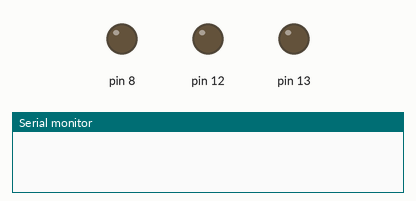
This sketch was run on a simulated Arduino Uno, built with avr-gcc and run on an emulated ATmega328P. Parts: output pins drawn as LEDs (lit = HIGH), the last lines printed to the serial monitor.

Above: at 0.1 s.
At 3.01 s:
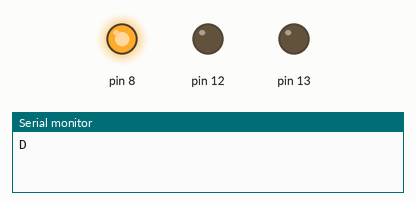
Timing chart, 0 to 4.6 s (numbered marks = the images above):
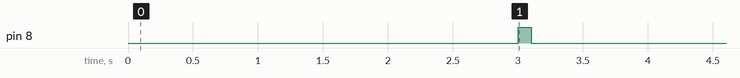

The sketch:

INserialtest.ino
```cpp
void setup()
{
  pinMode(8,OUTPUT);
  pinMode(12,OUTPUT);
  pinMode(13,OUTPUT);
  pinMode(A0,INPUT);
  Serial.begin(9600);
  while(!Serial); //wait for serial

  digitalWrite(8,LOW);
  delay(3000);
  digitalWrite(8,HIGH);
  Serial.write('D');
  delay(100);
  digitalWrite(8,LOW);
  delay(900);
}

void loop()
{
  delay(100);
}
```
